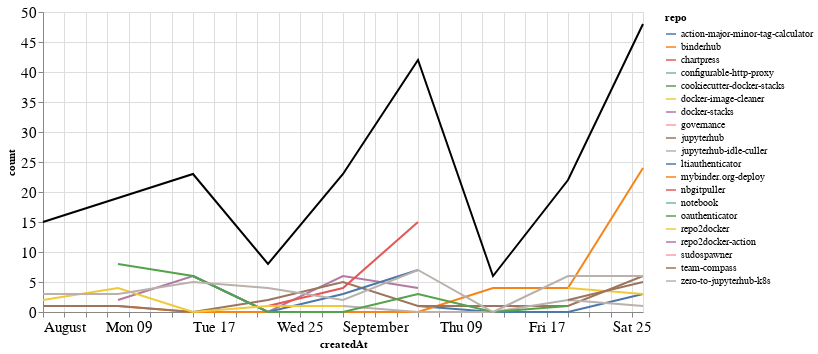

This figure's notebook cell:
### Markdown cell above
### Comments

### Code cell
comments_time = comments.groupby('repo').resample('W', on='createdAt').count()['author'].reset_index()
comments_time = comments_time.rename(columns={'author': 'count'})
comments_time_total = comments_time.groupby('createdAt').agg({"count": "sum"}).reset_index()
ch1 = alt.Chart(comments_time, width=600).mark_line().encode(
    x='createdAt',
    y='count',
    color='repo',
    tooltip="repo"
)

ch2 = alt.Chart(comments_time_total, width=600).mark_line(color="black").encode(
    x='createdAt',
    y='count',
)

ch1 + ch2

### Figure 1 — Vega-Lite specification as saved in the notebook (floating-point values rounded to 4 significant figures)
{"config": {"axisLeft": {"labelFontSize": 15}, "axisBottom": {"labelFontSize": 15}}, "layer": [{"data": {"name": "data-3cf6134f419438c9077979a0ed126845"}, "mark": "line", "encoding": {"color": {"type": "nominal", "field": "repo"}, "tooltip": {"type": "nominal", "field": "repo"}, "x": {"type": "temporal", "field": "createdAt"}, "y": {"type": "quantitative", "field": "count"}}, "width": 600}, {"data": {"name": "data-2e9b7d4baf9abe590f10f356343c7e42"}, "mark": {"type": "line", "color": "black"}, "encoding": {"x": {"type": "temporal", "field": "createdAt"}, "y": {"type": "quantitative", "field": "count"}}, "width": 600}], "$schema": "https://vega.github.io/schema/vega-lite/v4.8.1.json", "datasets": {"data-3cf6134f419438c9077979a0ed126845": [{"repo": "action-major-minor-tag-calculator", "createdAt": "2021-09-05T00:00:00", "count": 1}, {"repo": "action-major-minor-tag-calculator", "createdAt": "2021-09-12T00:00:00", "count": 0}, {"repo": "action-major-minor-tag-calculator", "createdAt": "2021-09-19T00:00:00", "count": 0}, {"repo": "action-major-minor-tag-calculator", "createdAt": "2021-09-26T00:00:00", "count": 3}, {"repo": "binderhub", "createdAt": "2021-08-01T00:00:00", "count": 1}, {"repo": "binderhub", "createdAt": "2021-08-08T00:00:00", "count": 1}, {"repo": "binderhub", "createdAt": "2021-08-15T00:00:00", "count": 0}, {"repo": "binderhub", "createdAt": "2021-08-22T00:00:00", "count": 0}, {"repo": "binderhub", "createdAt": "2021-08-29T00:00:00", "count": 0}, {"repo": "binderhub", "createdAt": "2021-09-05T00:00:00", "count": 0}, {"repo": "binderhub", "createdAt": "2021-09-12T00:00:00", "count": 4}, {"repo": "binderhub", "createdAt": "2021-09-19T00:00:00", "count": 4}, {"repo": "binderhub", "createdAt": "2021-09-26T00:00:00", "count": 24}, {"repo": "chartpress", "createdAt": "2021-09-05T00:00:00", "count": 2}, {"repo": "configurable-http-proxy", "createdAt": "2021-09-19T00:00:00", "count": 2}, {"repo": "cookiecutter-docker-stacks", "createdAt": "2021-09-05T00:00:00", "count": 1}, {"repo": "docker-image-cleaner", "createdAt": "2021-09-19T00:00:00", "count": 4}, {"repo": "docker-image-cleaner", "createdAt": "2021-09-26T00:00:00", "count": 3}, {"repo": "docker-stacks", "createdAt": "2021-08-08T00:00:00", "count": 2}, {"repo": "docker-stacks", "createdAt": "2021-08-15T00:00:00", "count": 6}, {"repo": "docker-stacks", "createdAt": "2021-08-22T00:00:00", "count": 0}, {"repo": "docker-stacks", "createdAt": "2021-08-29T00:00:00", "count": 6}, {"repo": "docker-stacks", "createdAt": "2021-09-05T00:00:00", "count": 4}, {"repo": "governance", "createdAt": "2021-08-01T00:00:00", "count": 1}, {"repo": "jupyterhub", "createdAt": "2021-08-01T00:00:00", "count": 1}, {"repo": "jupyterhub", "createdAt": "2021-08-08T00:00:00", "count": 1}, {"repo": "jupyterhub", "createdAt": "2021-08-15T00:00:00", "count": 0}, {"repo": "jupyterhub", "createdAt": "2021-08-22T00:00:00", "count": 2}, {"repo": "jupyterhub", "createdAt": "2021-08-29T00:00:00", "count": 5}, {"repo": "jupyterhub", "createdAt": "2021-09-05T00:00:00", "count": 1}, {"repo": "jupyterhub", "createdAt": "2021-09-12T00:00:00", "count": 1}, {"repo": "jupyterhub", "createdAt": "2021-09-19T00:00:00", "count": 1}, {"repo": "jupyterhub", "createdAt": "2021-09-26T00:00:00", "count": 6}, {"repo": "jupyterhub-idle-culler", "createdAt": "2021-08-29T00:00:00", "count": 1}, {"repo": "jupyterhub-idle-culler", "createdAt": "2021-09-05T00:00:00", "count": 0}, {"repo": "jupyterhub-idle-culler", "createdAt": "2021-09-12T00:00:00", "count": 0}, {"repo": "jupyterhub-idle-culler", "createdAt": "2021-09-19T00:00:00", "count": 2}, {"repo": "jupyterhub-idle-culler", "createdAt": "2021-09-26T00:00:00", "count": 1}, {"repo": "ltiauthenticator", "createdAt": "2021-08-15T00:00:00", "count": 6}, {"repo": "ltiauthenticator", "createdAt": "2021-08-22T00:00:00", "count": 0}, {"repo": "ltiauthenticator", "createdAt": "2021-08-29T00:00:00", "count": 3}, {"repo": "ltiauthenticator", "createdAt": "2021-09-05T00:00:00", "count": 7}, {"repo": "mybinder.org-deploy", "createdAt": "2021-08-01T00:00:00", "count": 7}, {"repo": "nbgitpuller", "createdAt": "2021-08-22T00:00:00", "count": 1}, {"repo": "nbgitpuller", "createdAt": "2021-08-29T00:00:00", "count": 4}, {"repo": "nbgitpuller", "createdAt": "2021-09-05T00:00:00", "count": 15}, {"repo": "notebook", "createdAt": "2021-08-29T00:00:00", "count": 1}, {"repo": "oauthenticator", "createdAt": "2021-08-08T00:00:00", "count": 8}, {"repo": "oauthenticator", "createdAt": "2021-08-15T00:00:00", "count": 6}, {"repo": "oauthenticator", "createdAt": "2021-08-22T00:00:00", "count": 0}, {"repo": "oauthenticator", "createdAt": "2021-08-29T00:00:00", "count": 0}, {"repo": "oauthenticator", "createdAt": "2021-09-05T00:00:00", "count": 3}, {"repo": "oauthenticator", "createdAt": "2021-09-12T00:00:00", "count": 0}, {"repo": "oauthenticator", "createdAt": "2021-09-19T00:00:00", "count": 1}, {"repo": "repo2docker", "createdAt": "2021-08-01T00:00:00", "count": 2}, {"repo": "repo2docker", "createdAt": "2021-08-08T00:00:00", "count": 4}, {"repo": "repo2docker", "createdAt": "2021-08-15T00:00:00", "count": 0}, {"repo": "repo2docker", "createdAt": "2021-08-22T00:00:00", "count": 1}, {"repo": "repo2docker", "createdAt": "2021-08-29T00:00:00", "count": 1}, {"repo": "repo2docker-action", "createdAt": "2021-09-05T00:00:00", "count": 1}, {"repo": "sudospawner", "createdAt": "2021-09-12T00:00:00", "count": 1}, {"repo": "team-compass", "createdAt": "2021-09-19T00:00:00", "count": 2}, {"repo": "team-compass", "createdAt": "2021-09-26T00:00:00", "count": 5}, {"repo": "zero-to-jupyterhub-k8s", "createdAt": "2021-08-01T00:00:00", "count": 3}, {"repo": "zero-to-jupyterhub-k8s", "createdAt": "2021-08-08T00:00:00", "count": 3}, {"repo": "zero-to-jupyterhub-k8s", "createdAt": "2021-08-15T00:00:00", "count": 5}, {"repo": "zero-to-jupyterhub-k8s", "createdAt": "2021-08-22T00:00:00", "count": 4}, {"repo": "zero-to-jupyterhub-k8s", "createdAt": "2021-08-29T00:00:00", "count": 2}, {"repo": "zero-to-jupyterhub-k8s", "createdAt": "2021-09-05T00:00:00", "count": 7}, {"repo": "zero-to-jupyterhub-k8s", "createdAt": "2021-09-12T00:00:00", "count": 0}, {"repo": "zero-to-jupyterhub-k8s", "createdAt": "2021-09-19T00:00:00", "count": 6}, {"repo": "zero-to-jupyterhub-k8s", "createdAt": "2021-09-26T00:00:00", "count": 6}], "data-2e9b7d4baf9abe590f10f356343c7e42": [{"createdAt": "2021-08-01T00:00:00", "count": 15}, {"createdAt": "2021-08-08T00:00:00", "count": 19}, {"createdAt": "2021-08-15T00:00:00", "count": 23}, {"createdAt": "2021-08-22T00:00:00", "count": 8}, {"createdAt": "2021-08-29T00:00:00", "count": 23}, {"createdAt": "2021-09-05T00:00:00", "count": 42}, {"createdAt": "2021-09-12T00:00:00", "count": 6}, {"createdAt": "2021-09-19T00:00:00", "count": 22}, {"createdAt": "2021-09-26T00:00:00", "count": 48}]}}
